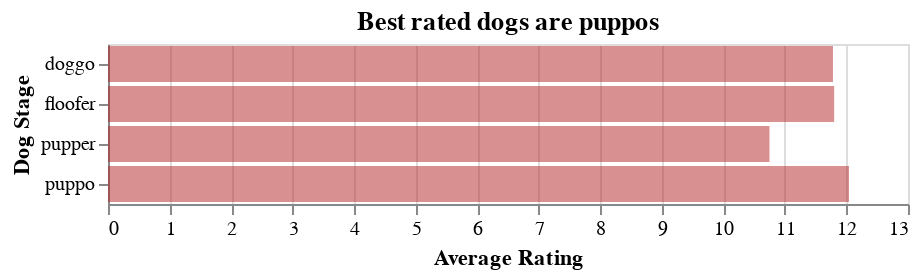

Write notebook code for a chart like this one.
### Code cell
alt.Chart(tweets_master[tweets_master['dog_stage']!= 'unknown']).mark_bar(color='firebrick', opacity=0.5).encode(
    alt.Y('dog_stage', axis=alt.Axis(title='Dog Stage')),
    alt.X('average(rating_numerator)', axis=alt.Axis(title='Average Rating'))
).properties(title = 'Best rated dogs are puppos')

### Figure 1 — Vega-Lite specification as saved in the notebook (floating-point values rounded to 4 significant figures; data arrays with more than 128 entries replaced by an {"elided": "..."} marker saying what was removed)
{"config": {"view": {"continuousWidth": 400, "continuousHeight": 300}}, "data": {"name": "data-a6045f59827e539be72592052cb7d89e"}, "mark": {"type": "bar", "color": "firebrick", "opacity": 0.5}, "encoding": {"x": {"aggregate": "average", "axis": {"title": "Average Rating"}, "field": "rating_numerator", "type": "quantitative"}, "y": {"axis": {"title": "Dog Stage"}, "field": "dog_stage", "type": "nominal"}}, "title": "Best rated dogs are puppos", "$schema": "https://vega.github.io/schema/vega-lite/v4.17.0.json", "datasets": {"data-a6045f59827e539be72592052cb7d89e": {"elided": "346 records"}}}
